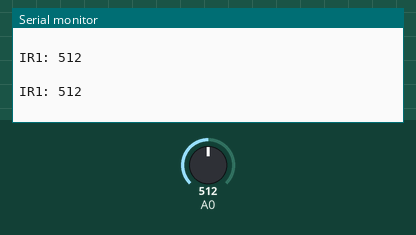
Bench run of a sketch on a simulated Arduino Uno, built with avr-gcc and run on an emulated ATmega328P. On the bench: the last lines printed to the serial monitor. Inputs (shaded band) come from the test bench; at power-on: A0 = 512.

Above: at 1.3 s.
1.4 s: A0 set to 716
At 1.81 s:
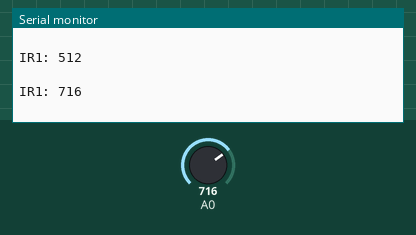
2.9 s: A0 set to 900
At 3.31 s:
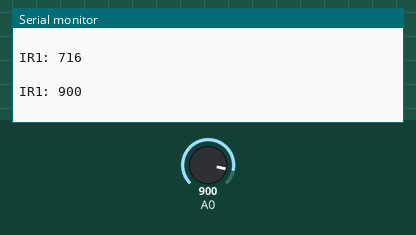
Timing chart, 0 to 5.9 s (numbered marks = the images above; inputs shaded):
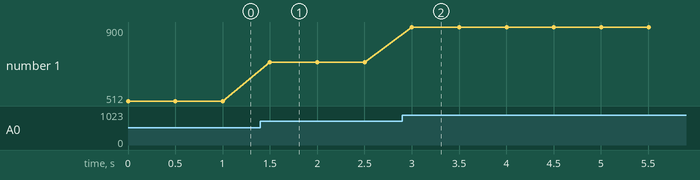

The sketch:

Cam_bien_vat_can.ino
```cpp
void setup()
{ //pinMode(A0, OUTPUT);
  Serial.begin(9600);}

void loop()
{
  Serial.print("IR1: ");
  Serial.println(analogRead(A0));
  Serial.println(" ");
  delay(500);

}
```

Measured:
- after the input at 1.4 s, the serial monitor: prints a new line after 0.10 s (image 1)
- after the input at 2.9 s, the serial monitor: prints a new line after 0.10 s (image 2)
- plotted number 1: 512 → 716 after the input at 1.4 s, 716 → 900 after the input at 2.9 s
